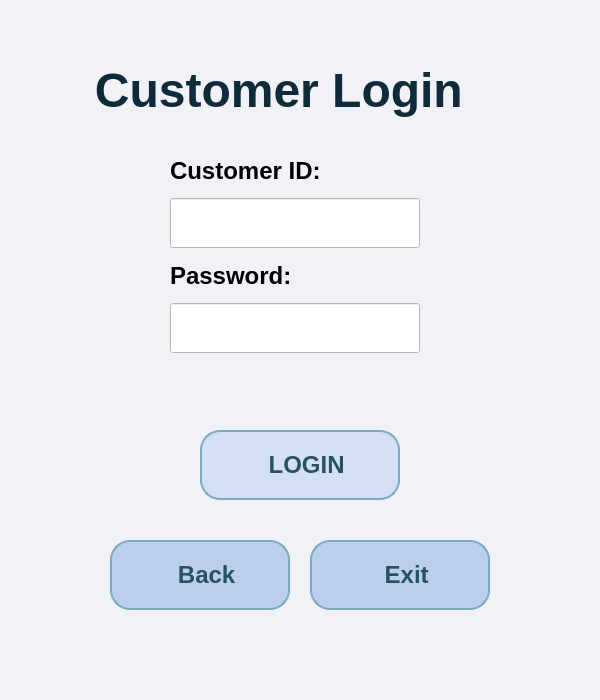
<?xml version="1.0" encoding="UTF-8"?>
<ui version="4.0">
 <class>customer_login_window</class>
 <widget class="QMainWindow" name="customer_login_window">
  <property name="geometry">
   <rect>
    <x>0</x>
    <y>0</y>
    <width>600</width>
    <height>700</height>
   </rect>
  </property>
  <property name="minimumSize">
   <size>
    <width>600</width>
    <height>700</height>
   </size>
  </property>
  <property name="maximumSize">
   <size>
    <width>600</width>
    <height>700</height>
   </size>
  </property>
  <property name="windowTitle">
   <string>Customer Login Window</string>
  </property>
  <property name="styleSheet">
   <string notr="true">background-color: rgb(241, 242, 248);</string>
  </property>
  <widget class="QWidget" name="centralwidget">
   <widget class="QLabel" name="csloginwdw_lbl_heading">
    <property name="geometry">
     <rect>
      <x>80</x>
      <y>60</y>
      <width>411</width>
      <height>61</height>
     </rect>
    </property>
    <property name="font">
     <font>
      <family>Arial</family>
      <pointsize>36</pointsize>
      <weight>75</weight>
      <bold>true</bold>
     </font>
    </property>
    <property name="styleSheet">
     <string notr="true">color: rgb(15, 42, 57);</string>
    </property>
    <property name="text">
     <string>Customer Login </string>
    </property>
    <property name="alignment">
     <set>Qt::AlignCenter</set>
    </property>
   </widget>
   <widget class="QPushButton" name="csloginwdw_btn_login">
    <property name="geometry">
     <rect>
      <x>200</x>
      <y>430</y>
      <width>200</width>
      <height>70</height>
     </rect>
    </property>
    <property name="minimumSize">
     <size>
      <width>200</width>
      <height>70</height>
     </size>
    </property>
    <property name="maximumSize">
     <size>
      <width>200</width>
      <height>70</height>
     </size>
    </property>
    <property name="font">
     <font>
      <family>Arial</family>
      <pointsize>18</pointsize>
      <weight>75</weight>
      <bold>true</bold>
     </font>
    </property>
    <property name="styleSheet">
     <string notr="true">QPushButton{
color: rgb(39, 82, 97);
background-color: rgb(211, 224, 243);
border:2px solid rgb(123, 169, 191);
border-radius:20px
}

QPushButton:hover {
     background-color: rgb(225, 229, 241);
     border:2px solid rgb(196, 218, 245);
}</string>
    </property>
    <property name="text">
     <string>  LOGIN</string>
    </property>
    <property name="icon">
     <iconset>
      <normaloff>icons/password.png</normaloff>icons/password.png</iconset>
    </property>
    <property name="iconSize">
     <size>
      <width>40</width>
      <height>40</height>
     </size>
    </property>
   </widget>
   <widget class="QPushButton" name="csloginwdw_btn_returnmain">
    <property name="geometry">
     <rect>
      <x>110</x>
      <y>540</y>
      <width>180</width>
      <height>70</height>
     </rect>
    </property>
    <property name="minimumSize">
     <size>
      <width>180</width>
      <height>70</height>
     </size>
    </property>
    <property name="maximumSize">
     <size>
      <width>180</width>
      <height>70</height>
     </size>
    </property>
    <property name="font">
     <font>
      <family>Arial</family>
      <pointsize>18</pointsize>
      <weight>75</weight>
      <bold>true</bold>
     </font>
    </property>
    <property name="styleSheet">
     <string notr="true">QPushButton{
color: rgb(39, 82, 97);
background-color: rgb(187, 207, 237);
border:2px solid rgb(123, 169, 191);
border-radius:20px
}

QPushButton:hover {
     background-color: rgb(225, 229, 241);
     border:2px solid rgb(196, 218, 245);
}</string>
    </property>
    <property name="text">
     <string>  Back</string>
    </property>
    <property name="icon">
     <iconset>
      <normaloff>icons/back-arrow.png</normaloff>icons/back-arrow.png</iconset>
    </property>
    <property name="iconSize">
     <size>
      <width>40</width>
      <height>40</height>
     </size>
    </property>
   </widget>
   <widget class="QPushButton" name="csloginwdw_btn_exit">
    <property name="geometry">
     <rect>
      <x>310</x>
      <y>540</y>
      <width>180</width>
      <height>70</height>
     </rect>
    </property>
    <property name="minimumSize">
     <size>
      <width>180</width>
      <height>70</height>
     </size>
    </property>
    <property name="maximumSize">
     <size>
      <width>180</width>
      <height>70</height>
     </size>
    </property>
    <property name="font">
     <font>
      <family>Arial</family>
      <pointsize>18</pointsize>
      <weight>75</weight>
      <bold>true</bold>
     </font>
    </property>
    <property name="styleSheet">
     <string notr="true">QPushButton{
color: rgb(39, 82, 97);
background-color: rgb(187, 207, 237);
border:2px solid rgb(123, 169, 191);
border-radius:20px
}

QPushButton:hover {
     background-color: rgb(225, 229, 241);
     border:2px solid rgb(196, 218, 245);
}</string>
    </property>
    <property name="text">
     <string>  Exit</string>
    </property>
    <property name="icon">
     <iconset>
      <normaloff>icons/log-out.png</normaloff>icons/log-out.png</iconset>
    </property>
    <property name="iconSize">
     <size>
      <width>40</width>
      <height>40</height>
     </size>
    </property>
   </widget>
   <widget class="QWidget" name="layoutWidget">
    <property name="geometry">
     <rect>
      <x>170</x>
      <y>150</y>
      <width>252</width>
      <height>251</height>
     </rect>
    </property>
    <layout class="QVBoxLayout" name="verticalLayout">
     <item>
      <widget class="QLabel" name="csloginwdw_lbl_ADid">
       <property name="font">
        <font>
         <family>Arial</family>
         <pointsize>18</pointsize>
         <weight>75</weight>
         <bold>true</bold>
        </font>
       </property>
       <property name="text">
        <string>Customer ID:</string>
       </property>
      </widget>
     </item>
     <item>
      <widget class="QLineEdit" name="csloginwdw_linedit_ADid">
       <property name="minimumSize">
        <size>
         <width>250</width>
         <height>50</height>
        </size>
       </property>
       <property name="maximumSize">
        <size>
         <width>250</width>
         <height>50</height>
        </size>
       </property>
       <property name="styleSheet">
        <string notr="true">background-color: rgb(255, 255, 255);</string>
       </property>
      </widget>
     </item>
     <item>
      <widget class="QLabel" name="csloginwdw_lbl_ADpassword">
       <property name="font">
        <font>
         <family>Arial</family>
         <pointsize>18</pointsize>
         <weight>75</weight>
         <bold>true</bold>
        </font>
       </property>
       <property name="text">
        <string>Password:</string>
       </property>
      </widget>
     </item>
     <item>
      <widget class="QLineEdit" name="csloginwdw_linedit_ADpassword">
       <property name="minimumSize">
        <size>
         <width>250</width>
         <height>50</height>
        </size>
       </property>
       <property name="maximumSize">
        <size>
         <width>250</width>
         <height>50</height>
        </size>
       </property>
       <property name="styleSheet">
        <string notr="true">background-color: rgb(255, 255, 255);</string>
       </property>
       <property name="echoMode">
        <enum>QLineEdit::Password</enum>
       </property>
      </widget>
     </item>
     <item>
      <widget class="QLabel" name="csloginwdw_lbl_warning">
       <property name="styleSheet">
        <string notr="true">color: rgb(255, 38, 0);</string>
       </property>
       <property name="text">
        <string/>
       </property>
      </widget>
     </item>
    </layout>
   </widget>
  </widget>
  <widget class="QMenuBar" name="menubar">
   <property name="geometry">
    <rect>
     <x>0</x>
     <y>0</y>
     <width>600</width>
     <height>21</height>
    </rect>
   </property>
  </widget>
  <widget class="QStatusBar" name="statusbar"/>
 </widget>
 <resources/>
 <connections/>
</ui>
